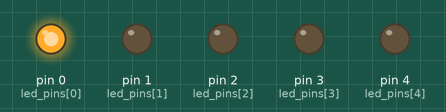
A program run on a simulated MicroPython board. On the bench: output pins drawn as LEDs (lit = HIGH).

Above: at 0.1 s.
At 0.9 s:
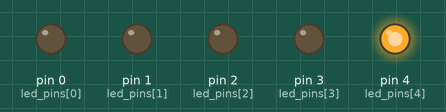
At 1.1 s:
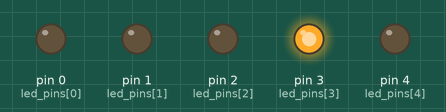
At 2.1 s:
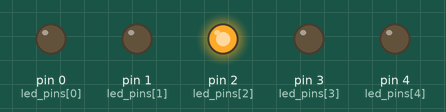
At 3.5 s:
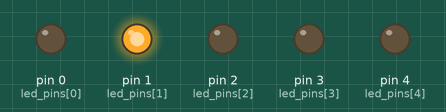
Timing chart, 0 to 3.8 s (numbered marks = the images above):
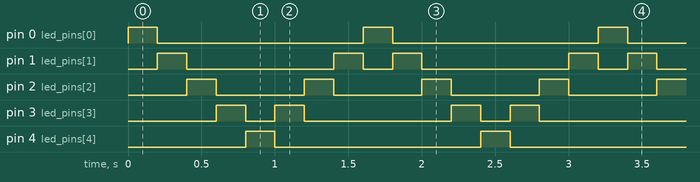

The program:

main.py
```python
from machine import Pin
import time

led_pins = [
    Pin(0, Pin.OUT),
    Pin(1, Pin.OUT),
    Pin(2, Pin.OUT),
    Pin(3, Pin.OUT),
    Pin(4, Pin.OUT)
]

def leds(value, delay):
    for led in led_pins:
        led.value(value & 1)  # Zet de waarde van het laagste bit
        value >>= 1  # Verschuif de bits naar rechts
    time.sleep(delay)

delay = 0.2
while True:
    for i in range(5):
        leds(1 << i, delay)  # Activeer elke LED één voor één van links naar rechts
    for i in range(3, 0, -1):
        leds(1 << i, delay)  # Activeer elke LED één voor één van rechts naar links
```

Measured:
- by itself, pin 0 (led_pins[0]), pin 4 (led_pins[4]): alternates HIGH for 0.20 s and LOW for 1.4 s
- by itself, pin 1 (led_pins[1]): repeats every 1.6 s: LOW 1.0 s, HIGH 0.20 s, LOW 0.20 s, HIGH 0.20 s
- by itself, pin 2 (led_pins[2]): alternates HIGH for 0.20 s and LOW for 0.60 s
- by itself, pin 3 (led_pins[3]): repeats every 1.6 s: LOW 0.20 s, HIGH 0.20 s, LOW 1.0 s, HIGH 0.20 s
